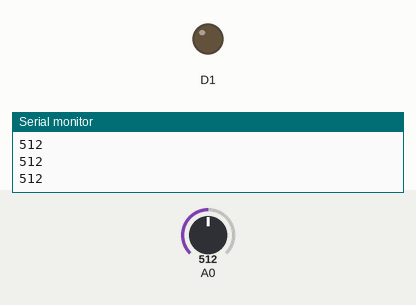
Recording of a sketch running on a simulated ESP8266 (NodeMCU). Shown: output pins drawn as LEDs (lit = HIGH), the last lines printed to the serial monitor. Inputs (shaded band) come from the test bench; at power-on: A0 = 512.

Above: at 1.3 s.
1.4 s: A0 set to 414
2.9 s: A0 set to 386
At 3.7 s:
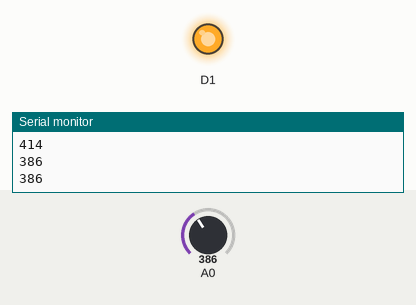
4.5 s: A0 set to 410
At 4.9 s:
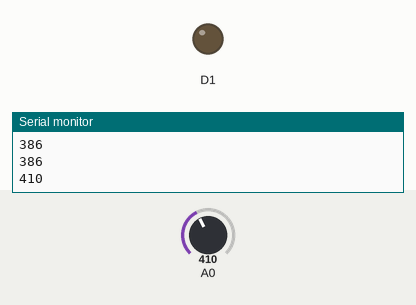
6.0 s: A0 set to 390
At 7.3 s:
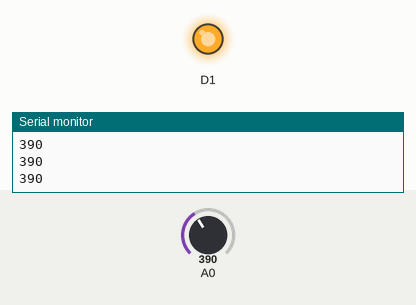
Timing chart, 0 to 8.5 s (numbered marks = the images above; inputs shaded):
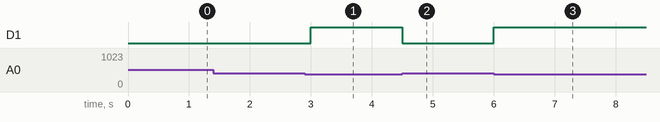

Measured:
- the behaviour switches between 401 and 400 on A0 (found by bisection; images 0 and 1)
- after the input at 2.9 s, D1: LOW → HIGH after 0.10 s
- after the input at 4.5 s, D1: HIGH → LOW at once
- after the input at 6.0 s, D1: LOW → HIGH at once

The sketch:

fotocelda.ino
```cpp
void setup() {
  pinMode(D1, OUTPUT);
  pinMode(A0, INPUT);

  Serial.begin(9600);

  Serial.println("Trabajando don la fotorresistencia");
}

void loop() {
  int valor_fotocelda = analogRead(A0);
  Serial.println(valor_fotocelda);
  if(valor_fotocelda <= 400){
    digitalWrite(D1, HIGH);
  }else{
    digitalWrite(D1, LOW);
  }
  delay(500);
}
```
